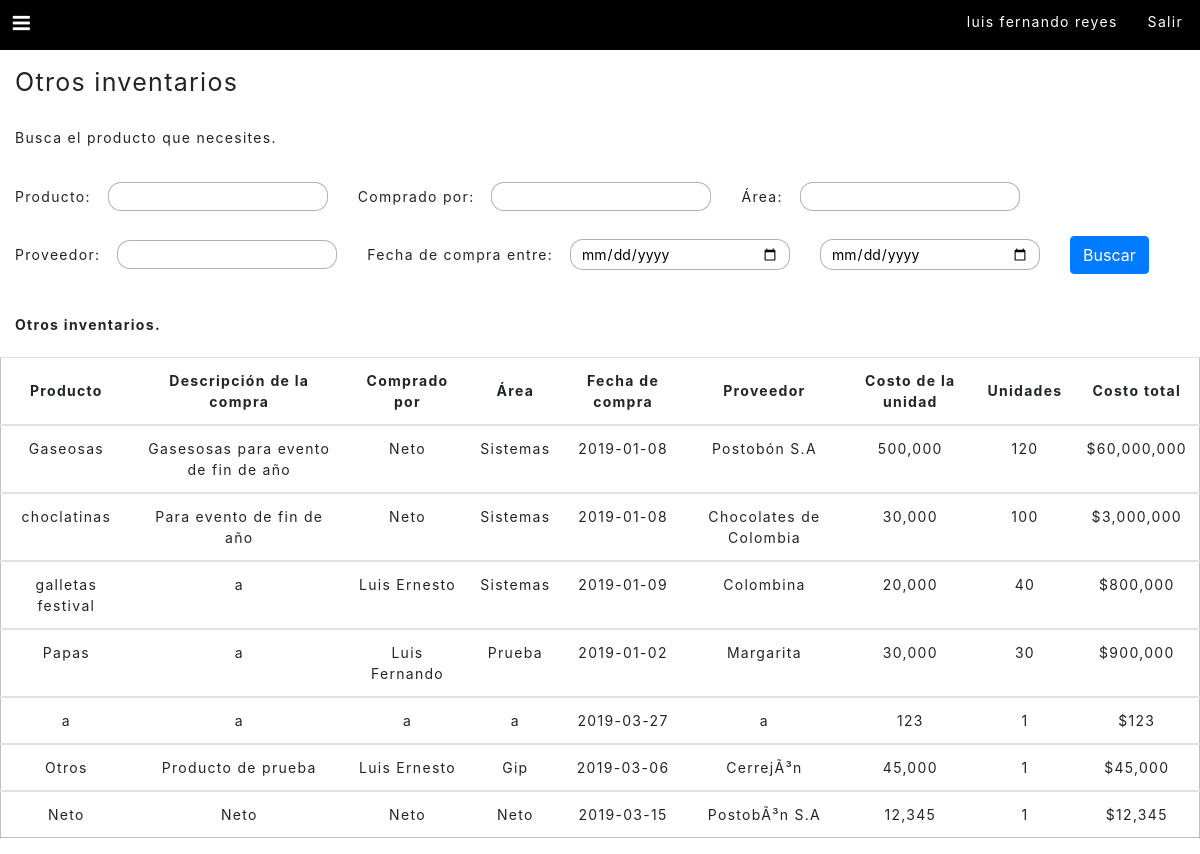
Page /php/principal.php?id_prin=3 (signed in) on the committed database.
### tables this page shows
CREATE TABLE `usuarios` (
  `id` int(255) NOT NULL,
  `usuario` varchar(255) NOT NULL,
  `pass` varchar(255) NOT NULL,
  `nombre` varchar(255) NOT NULL,
  `rol` int(255) NOT NULL
);

CREATE TABLE `inv_otros` (
  `id` int(255) NOT NULL,
  `producto` varchar(255) DEFAULT NULL,
  `descripcion` mediumtext,
  `comprador` varchar(255) DEFAULT NULL,
  `area` varchar(2255) DEFAULT NULL,
  `fecha_compra` date DEFAULT NULL,
  `proveedor` varchar(255) DEFAULT NULL,
  `costo` varchar(255) DEFAULT NULL,
  `unidades` varchar(255) DEFAULT NULL
);

### php/consultas.php (called while the page is built, shortened)
<?php
	$us = $_SESSION['u_usuario'];
	$sql_usuario = "SELECT * FROM bd_integral.usuarios WHERE usuario = '$us'";
	$ejec_sql_usuario = $conexion->query($sql_usuario);
	foreach ($ejec_sql_usuario as $user) {
		$nombre_usuario = $user['nombre'];
	}
    $producto_otros = $_POST['producto'];
    $comprador_otros = $_POST['comprador'];
    $area_otros = $_POST['area'];
    $proveedor_otros = $_POST['proveedor'];
    $fecha1_otros = $_POST['fecha1'];
    $fecha2_otros = $_POST['fecha2'];
	if($fecha1_otros =='' && $fecha2_otros == ''){
		$sql_inv_otros = "SELECT * FROM bd_integral.inv_otros WHERE producto LIKE '%$producto_otros%' AND comprador LIKE '%$comprador_otros%' AND area LIKE '%$area_otros%' AND proveedor LIKE '%$proveedor_otros%'";
		$ejec_sql_inv_otros = $conexion->query($sql_inv_otros);
    }
?>

### php/inventario/otros_inventarios.php (the view)
<div style="margin-top:25px;" class="col-md-12 descint">
	<span>Busca el producto que necesites.</span>
</div>
<div class="col-md-12">
	<div style="margin-top:27px;">
		<form class="form-inline" action="principal.php?id_prin=3" method="POST">
			<div class="form-group">
				<label class="filtroproduct" for="estado_produc">Producto: </label>
				<input class="inpbuscar" type="text" name="producto">
			</div>
			<div class="form-group">
				<label class="filtroproduct" for="estado_produc">Comprado por: </label>
				<input class="inpbuscar" type="text" name="comprador">
			</div>
			<div class="form-group">
				<label class="filtroproduct" for="estado_produc">&Aacute;rea: </label>
				<input class="inpbuscar" type="text" name="area">
			</div>
			<div class="form-group" style="margin-top: 25px;">
				<label class="filtroproduct" for="estado_produc">Proveedor: </label>
				<input class="inpbuscar" type="text" name="proveedor">
			</div>
			<div class="form-group" style="margin-top: 25px;">
		        <label class="filtroproduct" for="estado_produc">Fecha de compra entre: </label>
		        <input class="inpbuscar" type="date" name="fecha1"><input class="inpbuscar" type="date" name="fecha2">
		    </div>
			<button type="submit" class="btn btn-primary" style="margin-top: 25px;">Buscar</button>
		</form>
	</div>
</div>
<div style="margin-top:40px;" class="col-md-12 descint">
  <span><b>Otros inventarios.</b></span>
</div>
<div style="margin-top:15px;" class="table-responsive">
  <table class="table">
	  <thead>
	    <tr>
	      <th>Producto</th>
	      <th>Descripci&oacute;n de la compra</th>
	      <th>Comprado por</th>
	      <th>&Aacute;rea</th>
	      <th>Fecha de compra</th>
	      <th>Proveedor</th>
	      <th>Costo de la unidad</th>
	      <th>Unidades</th>
	      <th>Costo total</th>
	    </tr>
	  </thead>
		<?php
			foreach ($ejec_sql_inv_otros as $otros) {
				$producto = $otros['producto'];
				$descripcion = $otros['descripcion'];
				$comprador = $otros['comprador'];
				$area = $otros['area'];
				$fecha_compra = $otros['fecha_compra'];
				$proveedor = $otros['proveedor'];
				$costo = $otros['costo'];
				$unidades = $otros['unidades'];
		?>
	  <tbody>
	    <tr>
	      <td><?php echo $producto ?></td>
	      <td><?php echo utf8_encode($descripcion)  ?></td>
	      <td><?php echo $comprador ?></td>
	      <td><?php echo $area ?></td>
	      <td><?php echo $fecha_compra ?></td>
	      <td><?php echo utf8_decode(utf8_encode($proveedor))  ?></td>
	      <td><?php echo number_format($costo) ?></td>
	      <td><?php echo $unidades ?></td>
	      <?php $tototrinvt = $costo*$unidades; ?>
	      <td>$<?php echo number_format($tototrinvt) ?></td>
	  </tbody>
		<?php } ?>
  </table>
</div>

### php/principal.php (shortened to what this page needs)
<?php
    if (isset($_SESSION['u_usuario'])) {
?>
<!DOCTYPE html>
<html lang="es">
<head>
	<link rel="stylesheet" href="https://stackpath.bootstrapcdn.com/bootstrap/4.1.1/css/bootstrap.min.css">
	<link rel="stylesheet" href="../estilos/estilos.css" />
	<link rel="stylesheet" href="../estilos/fontello.css" />
</head>
<body>
	<?php
		$id_prin=$_GET['id_prin'];
		include("conexion.php");
		include("consultas.php");
	?>
	<header>
		<label for="btn-menu" class="icon-menu"></label>
		<div class="conttop1"><a href="../sesion/logout.php">Salir</a></div>
		<div class="conttop2"><span><?php echo $nombre_usuario ?></span></div>
	</header>
	<div class="container">
		<div class="row">
			<?php
			if($id_prin=='1') {
		?>
			<div class="col-md-12 titint">Inventario comercial</div>
			<?php include("inventario/invetario_comercial.php"); ?>
		<?php
			 }else if ($id_prin=='3') {
		?>
			<div class="col-md-12 titint">Otros inventarios</div>
			<?php include("inventario/otros_inventarios.php"); ?>
		<?php
			 }else if ($id_prin=='4') {
		?>
			<div class="col-md-12 titint">Inventarios de activos</div>
			<?php include("inventario/inventario_activos.php"); ?>
		<?php
			 }else if ($id_prin=='5') {
		?>
			<div class="col-md-12  titint">Agregar producto a inventario</div>
			<?php include("inventario/agregar_producto.php") ?>
		<?php
			 }else if ($id_prin=='6') {
		?>
			<div class="col-md-12  titint">Modificar producto de inventario</div>
			<?php include("inventario/modificar_invt.php") ?>
		<?php
			 }else if ($id_prin=='7') {
		?>
			<div class="col-md-12  titint">Eliminar producto de inventario</div>
			<?php include("inventario/eliminar_invt.php") ?>
		<?php
			 }else if ($id_prin=='8') {
		?>
				<div class="col-md-12  titint">Agregar producto de referencia</div>
				<?php include("inventario/agregar_producto_referencia.php") ?>
		<?php
			 }else if ($id_prin=='8') {
		?>
				<div class="col-md-12  titint">Agregar producto de referencia</div>
				<?php include("inventario/agregar_producto_referencia.php") ?>
		<?php
			 }else if ($id_prin=='9') {
				?>
				<div class="col-md-12  titint">Agregar categoría</div>
				<?php include("inventario/agregar_categoria.php") ?>
		<?php
			}else if ($id_prin=='10') {
				?>
				<div class="col-md-12  titint">Servicios</div>
				<?php include("servicios/servicios.php") ?>
		<?php
			}else if ($id_prin=='11') {
				?>
				<div class="col-md-12  titint">Agregar servicio</div>
				<?php include("servicios/agregar_servicio.php") ?>
		<?php
			}else if ($id_prin=='12') {
				?>
				<div class="col-md-12  titint">Inventario de insumos</div>
				<?php include("insumos/inventario_insumo.php") ?>
		<?php
			}else if ($id_prin=='13') {
				?>
				<div class="col-md-12  titint">Agregar insumo</div>
				<?php include("insumos/agregar_insumo.php") ?>
		<?php
			}else if ($id_prin=='14') {
				?>
				<div class="col-md-12  titint">Agregar insumo al servicio</div>
				<?php include("servicios/agregar_insumos_servicio.php") ?>
		<?php
			}
		?>
		</div>
	</div>
</body>
</html>
<?php  }else{
	header("Location:../index.php");
} ?>

### estilos/estilos.css (style rules this page uses)
html { height: 100%; }
body { margin: 0; padding: 0; font-size: 14px; letter-spacing: 1.3px; }
* { padding: 0; margin: 0; }
a { text-decoration: none; }
table { border: 1px solid #00000040; text-align: center; }
@media (min-width: 1200px) { .container { max-width: 1330px !important; } }
.conttop1 { display: inline-block; float: right; margin: 11px 17px 0px 30px; }
.conttop1 a { color: white; }
.conttop2 { color: white; display: inline-block; float: right; margin-top: 11px; }
header { height: 50px; background: black; }
header label { font-size: 20px; cursor: pointer; color: white; margin-top: 8px; margin-left: 8px; }
.titint { margin-top: 14px; font-size: 25px; }
.descint { margin-top: 10px; margin-bottom: 7px; }
.filtroproduct { margin-right: 17px; }
.inpbuscar { margin-right: 30px; width: 220px; border: 1px solid #0000004d; border-radius: 13px; padding: 3px 10px; }
.table thead th { vertical-align: middle !important; }

### rows in the picture
usuarios: nombre "luis fernando reyes"
inv_otros: producto "Gaseosas", descripcion "Gasesosas para evento de fin de año", comprador "Neto", area "Sistemas", fecha_compra "2019-01-08", proveedor "Postobón S.A", costo "500,000", unidades "120", tototrinvt "60,000,000"
inv_otros: producto "choclatinas", descripcion "Para evento de fin de año", comprador "Neto", area "Sistemas", fecha_compra "2019-01-08", proveedor "Chocolates de Colombia", costo "30,000", unidades "100", tototrinvt "3,000,000"
inv_otros: producto "galletas festival", descripcion "a", comprador "Luis Ernesto", area "Sistemas", fecha_compra "2019-01-09", proveedor "Colombina", costo "20,000", unidades "40", tototrinvt "800,000"
inv_otros: producto "Papas", descripcion "a", comprador "Luis Fernando", area "Prueba", fecha_compra "2019-01-02", proveedor "Margarita", costo "30,000", unidades "30", tototrinvt "900,000"
inv_otros: producto "a", descripcion "a", comprador "a", area "a", fecha_compra "2019-03-27", proveedor "a", costo "123", unidades "1"
inv_otros: producto "Otros", descripcion "Producto de prueba", comprador "Luis Ernesto", area "Gip", fecha_compra "2019-03-06", proveedor "CerrejÃ³n", costo "45,000", unidades "1", tototrinvt "45,000"
inv_otros: producto "Neto", descripcion "Neto", comprador "Neto", area "Neto", fecha_compra "2019-03-15", proveedor "PostobÃ³n S.A", costo "12,345", unidades "1", tototrinvt "12,345"
